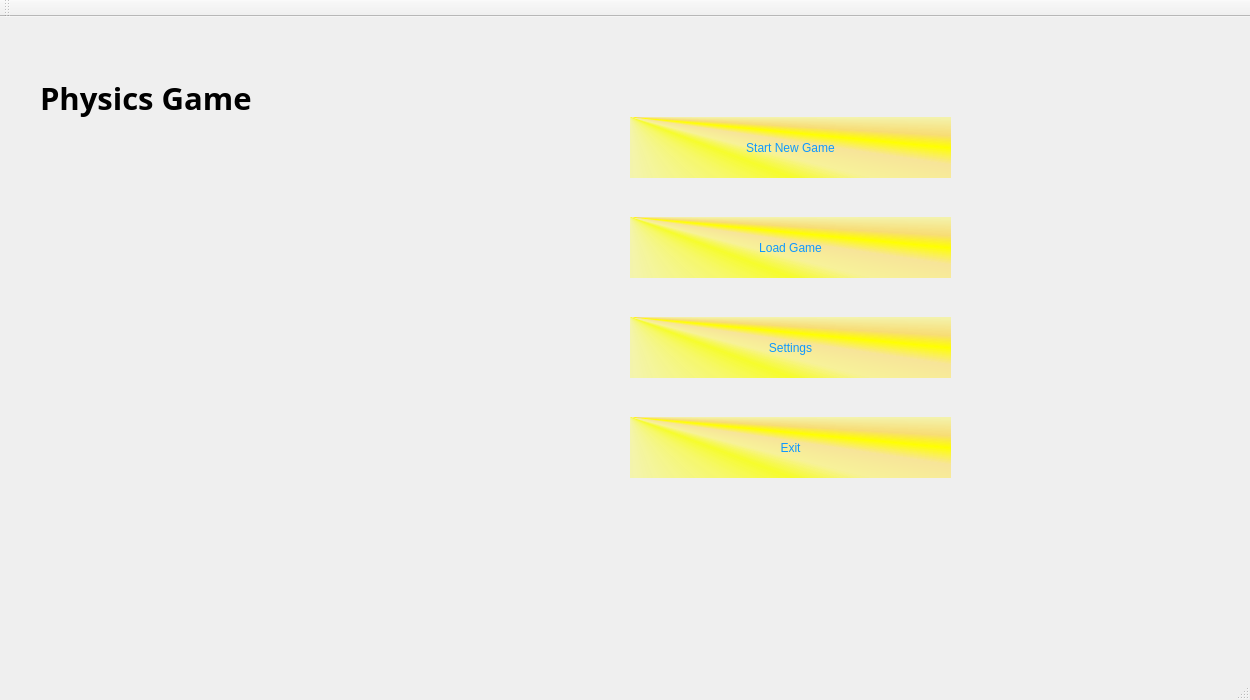
<?xml version="1.0" encoding="UTF-8"?>
<ui version="4.0">
 <class>MainWindow</class>
 <widget class="QMainWindow" name="MainWindow">
  <property name="geometry">
   <rect>
    <x>0</x>
    <y>0</y>
    <width>1250</width>
    <height>700</height>
   </rect>
  </property>
  <property name="minimumSize">
   <size>
    <width>1250</width>
    <height>700</height>
   </size>
  </property>
  <property name="maximumSize">
   <size>
    <width>1250</width>
    <height>700</height>
   </size>
  </property>
  <property name="windowTitle">
   <string>MainWindow</string>
  </property>
  <widget class="QWidget" name="centralWidget">
   <widget class="QLabel" name="PhysicsGame">
    <property name="geometry">
     <rect>
      <x>40</x>
      <y>40</y>
      <width>451</width>
      <height>81</height>
     </rect>
    </property>
    <property name="font">
     <font>
      <family>Magneto</family>
      <pointsize>23</pointsize>
      <weight>75</weight>
      <bold>true</bold>
     </font>
    </property>
    <property name="text">
     <string>Physics Game</string>
    </property>
   </widget>
   <widget class="QLabel" name="Background">
    <property name="geometry">
     <rect>
      <x>-20</x>
      <y>-140</y>
      <width>1231</width>
      <height>921</height>
     </rect>
    </property>
    <property name="text">
     <string/>
    </property>
    <property name="pixmap">
     <pixmap>:/mainwindow/mainwindow.jpg</pixmap>
    </property>
   </widget>
   <widget class="QPushButton" name="StartGame">
    <property name="geometry">
     <rect>
      <x>630</x>
      <y>100</y>
      <width>321</width>
      <height>61</height>
     </rect>
    </property>
    <property name="cursor">
     <cursorShape>PointingHandCursor</cursorShape>
    </property>
    <property name="styleSheet">
     <string notr="true">font: 24pt &quot;Agency FB&quot;;
background-color: qconicalgradient(cx:0, cy:0, angle:135, stop:0 rgba(255, 255, 0, 69), stop:0.375 rgba(255, 255, 0, 69), stop:0.423533 rgba(251, 255, 0, 145), stop:0.45 rgba(247, 255, 0, 208), stop:0.477581 rgba(255, 244, 71, 130), stop:0.518717 rgba(255, 218, 71, 130), stop:0.55 rgba(255, 255, 0, 255), stop:0.57754 rgba(255, 203, 0, 130), stop:0.625 rgba(255, 255, 0, 69), stop:1 rgba(255, 255, 0, 69));
color: rgb(15, 151, 255);
border: none</string>
    </property>
    <property name="text">
     <string>Start New Game</string>
    </property>
   </widget>
   <widget class="QPushButton" name="LoadGame">
    <property name="geometry">
     <rect>
      <x>630</x>
      <y>200</y>
      <width>321</width>
      <height>61</height>
     </rect>
    </property>
    <property name="cursor">
     <cursorShape>PointingHandCursor</cursorShape>
    </property>
    <property name="styleSheet">
     <string notr="true">font: 24pt &quot;Agency FB&quot;;
background-color: qconicalgradient(cx:0, cy:0, angle:135, stop:0 rgba(255, 255, 0, 69), stop:0.375 rgba(255, 255, 0, 69), stop:0.423533 rgba(251, 255, 0, 145), stop:0.45 rgba(247, 255, 0, 208), stop:0.477581 rgba(255, 244, 71, 130), stop:0.518717 rgba(255, 218, 71, 130), stop:0.55 rgba(255, 255, 0, 255), stop:0.57754 rgba(255, 203, 0, 130), stop:0.625 rgba(255, 255, 0, 69), stop:1 rgba(255, 255, 0, 69));
color: rgb(15, 151, 255);
border: none</string>
    </property>
    <property name="text">
     <string>Load Game</string>
    </property>
   </widget>
   <widget class="QPushButton" name="Settings">
    <property name="geometry">
     <rect>
      <x>630</x>
      <y>300</y>
      <width>321</width>
      <height>61</height>
     </rect>
    </property>
    <property name="cursor">
     <cursorShape>PointingHandCursor</cursorShape>
    </property>
    <property name="styleSheet">
     <string notr="true">font: 24pt &quot;Agency FB&quot;;
background-color: qconicalgradient(cx:0, cy:0, angle:135, stop:0 rgba(255, 255, 0, 69), stop:0.375 rgba(255, 255, 0, 69), stop:0.423533 rgba(251, 255, 0, 145), stop:0.45 rgba(247, 255, 0, 208), stop:0.477581 rgba(255, 244, 71, 130), stop:0.518717 rgba(255, 218, 71, 130), stop:0.55 rgba(255, 255, 0, 255), stop:0.57754 rgba(255, 203, 0, 130), stop:0.625 rgba(255, 255, 0, 69), stop:1 rgba(255, 255, 0, 69));
color: rgb(15, 151, 255);
border: none</string>
    </property>
    <property name="text">
     <string>Settings</string>
    </property>
   </widget>
   <widget class="QPushButton" name="Exit">
    <property name="geometry">
     <rect>
      <x>630</x>
      <y>400</y>
      <width>321</width>
      <height>61</height>
     </rect>
    </property>
    <property name="cursor">
     <cursorShape>PointingHandCursor</cursorShape>
    </property>
    <property name="styleSheet">
     <string notr="true">font: 24pt &quot;Agency FB&quot;;
background-color: qconicalgradient(cx:0, cy:0, angle:135, stop:0 rgba(255, 255, 0, 69), stop:0.375 rgba(255, 255, 0, 69), stop:0.423533 rgba(251, 255, 0, 145), stop:0.45 rgba(247, 255, 0, 208), stop:0.477581 rgba(255, 244, 71, 130), stop:0.518717 rgba(255, 218, 71, 130), stop:0.55 rgba(255, 255, 0, 255), stop:0.57754 rgba(255, 203, 0, 130), stop:0.625 rgba(255, 255, 0, 69), stop:1 rgba(255, 255, 0, 69));
color: rgb(15, 151, 255);
border: none</string>
    </property>
    <property name="text">
     <string>Exit</string>
    </property>
   </widget>
   <zorder>Background</zorder>
   <zorder>PhysicsGame</zorder>
   <zorder>StartGame</zorder>
   <zorder>LoadGame</zorder>
   <zorder>Settings</zorder>
   <zorder>Exit</zorder>
  </widget>
  <widget class="QMenuBar" name="menuBar">
   <property name="geometry">
    <rect>
     <x>0</x>
     <y>0</y>
     <width>1250</width>
     <height>22</height>
    </rect>
   </property>
  </widget>
  <widget class="QToolBar" name="mainToolBar">
   <attribute name="toolBarArea">
    <enum>TopToolBarArea</enum>
   </attribute>
   <attribute name="toolBarBreak">
    <bool>false</bool>
   </attribute>
  </widget>
  <widget class="QStatusBar" name="statusBar"/>
 </widget>
 <layoutdefault spacing="6" margin="11"/>
 <resources/>
 <connections/>
</ui>
